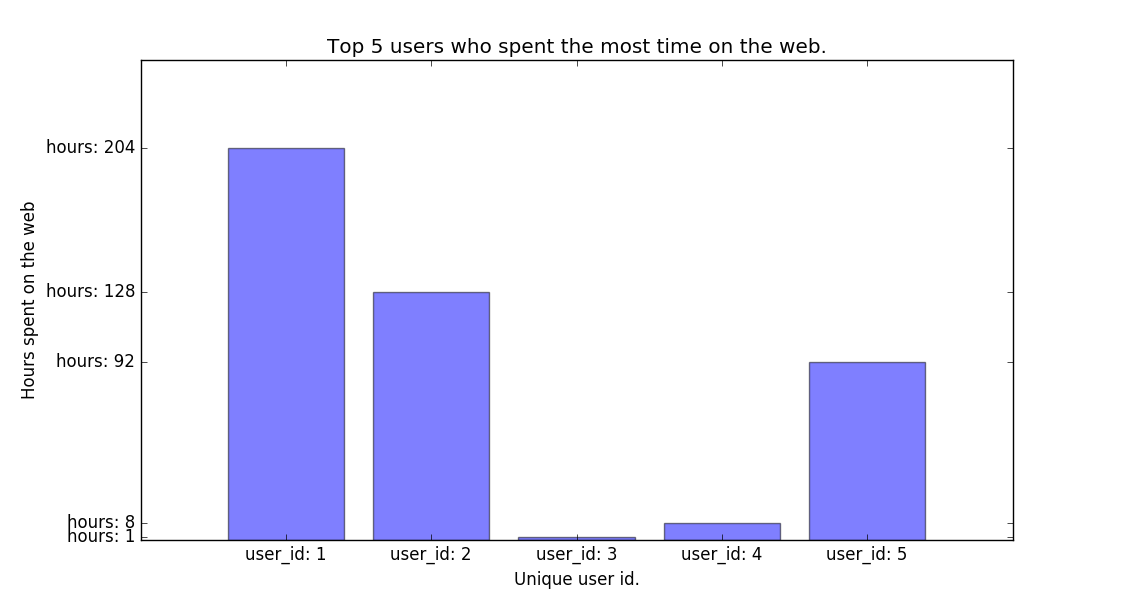

Python code for this plot:
import os

# sqlalchemy Imports
from sqlalchemy import (
    create_engine, MetaData, Table, select
)
from sqlalchemy.sql import func, desc
from sqlalchemy.engine import Connection
from sqlalchemy.sql.expression import join

# Graphing Imports
import pandas as pd
import matplotlib.pyplot as plt

# Constants
DB_CRED = os.getenv('DB_CRED', '')
DB_PATH = os.getenv('DB_PATH', '')
DB_FULL_PATH = 'postgres://{cred}{path}'.format(cred=DB_CRED, path=DB_PATH)

# Create engine, connection & metadata object.
engine = create_engine(DB_FULL_PATH, echo=True)
connection = Connection(engine).connect()
metadata = MetaData()

# Print tables.
print(engine.table_names())

# Reflect all of the tables.
time = Table('time', metadata, autoload=True, autoload_with=engine)
host = Table('host', metadata, autoload=True, autoload_with=engine)
account = Table('account', metadata, autoload=True, autoload_with=engine)
host_time = Table('host_time', metadata, autoload=True, autoload_with=engine)

# Print each tables columns.
print('Print out each table columns:')
print('time table:      {columns}'.format(columns=time.columns))
print('host table:      {columns}'.format(columns=host.columns))
print('account table:   {columns}'.format(columns=account.columns))
print('host_time table: {columns}'.format(columns=host_time.columns))

# Select all accounts.
print('Select all accounts:')
stmt = select([account.columns.id])
results = connection.execute(stmt).fetchall()
print('Number of accounts: {amnt}'.format(amnt=len(results)))

# Select all accounts and times & group by account.
user_accounts = account.columns.id.label('users')
total_seconds = func.sum(time.columns.seconds).label('seconds')
joined_on = join(
    account, time,
    account.columns.id == time.columns.account_id
)
stmt = select([user_accounts, total_seconds]) \
    .select_from(joined_on) \
    .group_by(user_accounts) \
    .order_by(desc(total_seconds))
results = connection.execute(stmt).fetchall()

# Create Pandas DataFrame from results.
index_value = list(range(1, len(results) + 1))
columns = results[0].keys()

df = pd.DataFrame(
    data=results,
    index=index_value,
    columns=columns
)

# Convert seconds to hours.
df['seconds'] = df['seconds'] / 60 / 60  # Convert seconds to hours.

# Rename seconds columns to hours
df.rename(columns={'seconds': 'hours'}, inplace=True)

# Get users and seconds vlaues.
users = df['users'].values
hours = df['hours'].values

# Create x & y ticks from values.
user_xticks = ['user_id: {user}'.format(user=user) for user in users]
hour_yticks = ['hours: {hours}'.format(hours=int(hours)) for hours in hours]

# Create bar graph.
plt.bar(df['users'].values, df['hours'].values, align='center', alpha=0.5)

# Set informative info.
plt.title('Top 5 users who spent the most time on the web.')
plt.xlabel('Unique user id.')
plt.ylabel('Hours spent on the web')

# Set Dynamic y & x ticks.
plt.yticks(hours, hour_yticks)
plt.xticks(users, user_xticks)

# Show bar graph.
plt.show()
